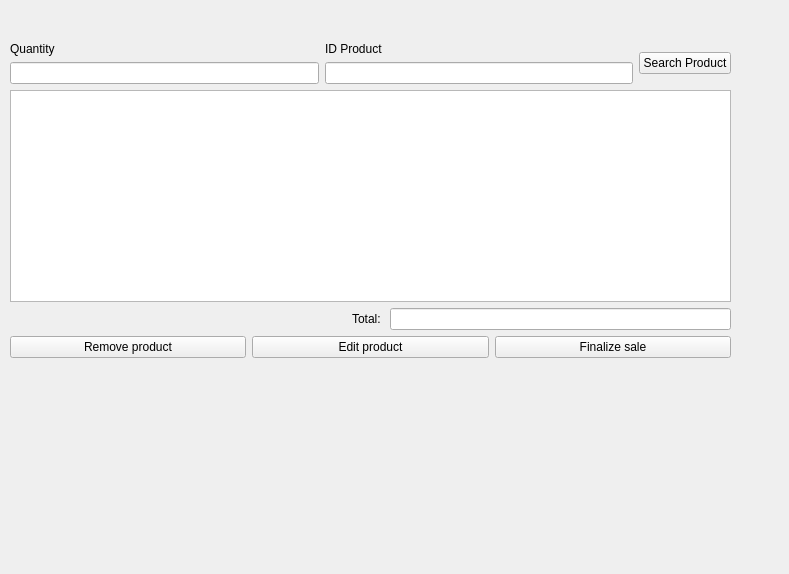
<?xml version="1.0" encoding="UTF-8"?>
<ui version="4.0">
 <class>SalesWindow</class>
 <widget class="QDialog" name="SalesWindow">
  <property name="geometry">
   <rect>
    <x>0</x>
    <y>0</y>
    <width>789</width>
    <height>574</height>
   </rect>
  </property>
  <property name="windowTitle">
   <string>Dialog</string>
  </property>
  <widget class="QWidget" name="layoutWidget">
   <property name="geometry">
    <rect>
     <x>10</x>
     <y>42</y>
     <width>721</width>
     <height>316</height>
    </rect>
   </property>
   <layout class="QVBoxLayout" name="verticalLayout_4">
    <item>
     <layout class="QVBoxLayout" name="verticalLayout_3">
      <item>
       <layout class="QHBoxLayout" name="horizontalLayout">
        <item>
         <layout class="QVBoxLayout" name="verticalLayout">
          <item>
           <widget class="QLabel" name="label_quantity">
            <property name="text">
             <string>Quantity</string>
            </property>
           </widget>
          </item>
          <item>
           <widget class="QLineEdit" name="lineEdit_quantity"/>
          </item>
         </layout>
        </item>
        <item>
         <layout class="QVBoxLayout" name="verticalLayout_2">
          <item>
           <widget class="QLabel" name="label__idProduct">
            <property name="text">
             <string>ID Product</string>
            </property>
           </widget>
          </item>
          <item>
           <widget class="QLineEdit" name="lineEdit_idProduct"/>
          </item>
         </layout>
        </item>
        <item>
         <widget class="QPushButton" name="pushButton_searchProduct">
          <property name="text">
           <string>Search Product</string>
          </property>
          <property name="autoDefault">
           <bool>false</bool>
          </property>
         </widget>
        </item>
       </layout>
      </item>
      <item>
       <widget class="QTableWidget" name="tableWidget_listProducts"/>
      </item>
     </layout>
    </item>
    <item>
     <layout class="QHBoxLayout" name="horizontalLayout_3">
      <item>
       <spacer name="horizontalSpacer">
        <property name="orientation">
         <enum>Qt::Horizontal</enum>
        </property>
        <property name="sizeHint" stdset="0">
         <size>
          <width>40</width>
          <height>20</height>
         </size>
        </property>
       </spacer>
      </item>
      <item>
       <widget class="QLabel" name="label_total">
        <property name="text">
         <string>Total: </string>
        </property>
       </widget>
      </item>
      <item>
       <widget class="QLineEdit" name="lineEdit_total"/>
      </item>
     </layout>
    </item>
    <item>
     <layout class="QHBoxLayout" name="horizontalLayout_2">
      <item>
       <widget class="QPushButton" name="pushButton_removeProduct">
        <property name="text">
         <string>Remove product</string>
        </property>
        <property name="autoDefault">
         <bool>false</bool>
        </property>
       </widget>
      </item>
      <item>
       <widget class="QPushButton" name="pushButton_editProduct">
        <property name="text">
         <string>Edit product</string>
        </property>
        <property name="autoDefault">
         <bool>false</bool>
        </property>
       </widget>
      </item>
      <item>
       <widget class="QPushButton" name="pushButton_finalizeSale">
        <property name="text">
         <string>Finalize sale</string>
        </property>
        <property name="autoDefault">
         <bool>false</bool>
        </property>
       </widget>
      </item>
     </layout>
    </item>
   </layout>
  </widget>
 </widget>
 <resources/>
 <connections/>
</ui>
